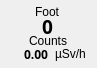
         <widget class="QFrame" name="cps_frame_m15_2">
          <property name="geometry">
           <rect>
            <x>576</x>
            <y>559</y>
            <width>97</width>
            <height>68</height>
           </rect>
          </property>
          <property name="toolTip">
           <string>&lt;html&gt;&lt;head/&gt;&lt;body&gt;&lt;p&gt;Module 15&lt;/p&gt;&lt;/body&gt;&lt;/html&gt;</string>
          </property>
          <property name="frameShape">
           <enum>QFrame::NoFrame</enum>
          </property>
          <property name="frameShadow">
           <enum>QFrame::Plain</enum>
          </property>
          <widget class="QLabel" name="cps_bg_m15_2">
           <property name="geometry">
            <rect>
             <x>2</x>
             <y>2</y>
             <width>91</width>
             <height>62</height>
            </rect>
           </property>
           <property name="frameShadow">
            <enum>QFrame::Sunken</enum>
           </property>
           <property name="text">
            <string/>
           </property>
           <property name="pixmap">
            <pixmap resource="RadMaster 3000+ v0.1/resources.qrc">:/bg/resources/bg/cps_frame.png</pixmap>
           </property>
           <property name="scaledContents">
            <bool>true</bool>
           </property>
          </widget>
          <widget class="QWidget" name="layoutWidget_31">
           <property name="geometry">
            <rect>
             <x>3</x>
             <y>5</y>
             <width>90</width>
             <height>60</height>
            </rect>
           </property>
           <layout class="QVBoxLayout" name="verticalLayout_43">
            <property name="spacing">
             <number>0</number>
            </property>
            <item alignment="Qt::AlignHCenter">
             <widget class="QLabel" name="res_bodypart_15">
              <property name="maximumSize">
               <size>
                <width>16777215</width>
                <height>13</height>
               </size>
              </property>
              <property name="text">
               <string>Foot</string>
              </property>
             </widget>
            </item>
            <item alignment="Qt::AlignHCenter">
             <widget class="QLabel" name="counts_15">
              <property name="maximumSize">
               <size>
                <width>16777215</width>
                <height>16</height>
               </size>
              </property>
              <property name="font">
               <font>
                <family>Arial Black</family>
                <pointsize>14</pointsize>
                <weight>75</weight>
                <bold>true</bold>
               </font>
              </property>
              <property name="text">
               <string>0</string>
              </property>
             </widget>
            </item>
            <item alignment="Qt::AlignHCenter">
             <widget class="QLabel" name="counts_label_15">
              <property name="maximumSize">
               <size>
                <width>16777215</width>
                <height>13</height>
               </size>
              </property>
              <property name="text">
               <string>Counts</string>
              </property>
             </widget>
            </item>
            <item>
             <layout class="QGridLayout" name="gridLayout_36">
              <item row="0" column="0" alignment="Qt::AlignRight">
               <widget class="QLabel" name="res_uSv_15">
                <property name="maximumSize">
                 <size>
                  <width>16777215</width>
                  <height>14</height>
                 </size>
                </property>
                <property name="font">
                 <font>
                  <family>Arial Black</family>
                  <pointsize>9</pointsize>
                  <weight>75</weight>
                  <bold>true</bold>
                 </font>
                </property>
                <property name="text">
                 <string>0.00</string>
                </property>
               </widget>
              </item>
              <item row="0" column="1" alignment="Qt::AlignHCenter">
               <widget class="QLabel" name="res_uSv_label_15">
                <property name="maximumSize">
                 <size>
                  <width>16777215</width>
                  <height>14</height>
                 </size>
                </property>
                <property name="text">
                 <string>µSv/h</string>
                </property>
               </widget>
              </item>
             </layout>
            </item>
           </layout>
          </widget>
         </widget>
